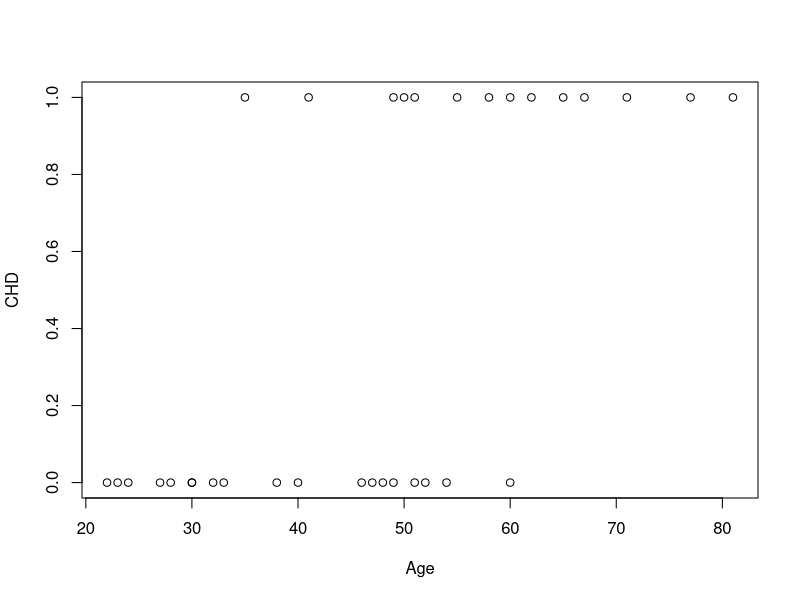
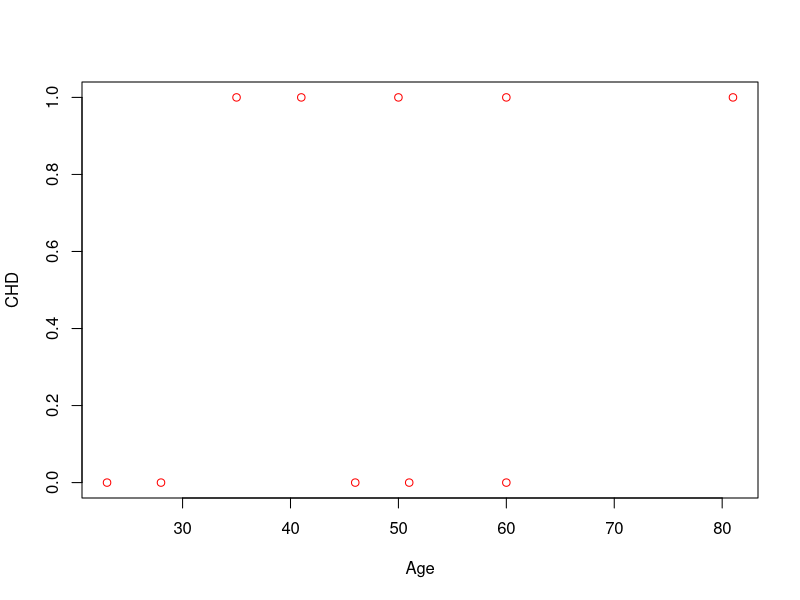
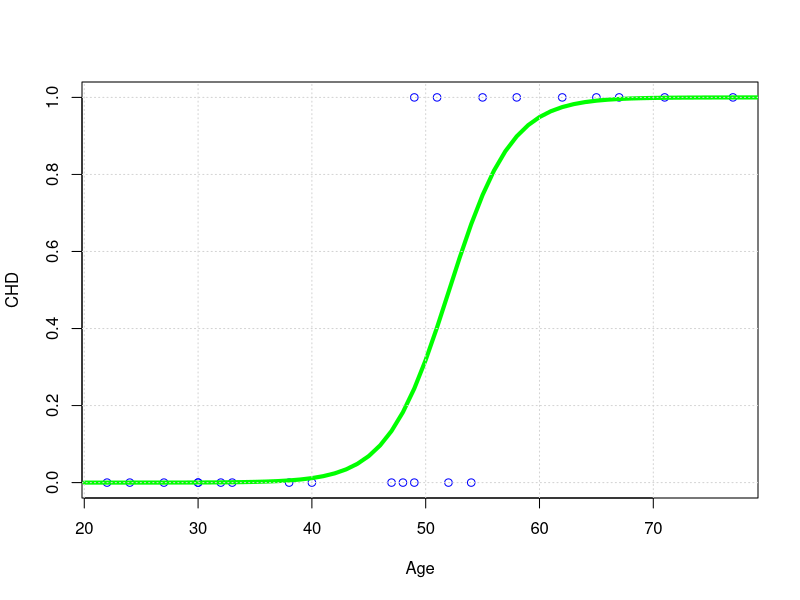

The R script that drew these images, in order:
dados <- read.csv(file="logistic_CHD_JPHL.csv", header=TRUE, sep=",")
plot(dados)

###########################
#Separa os dados em dois conjuntos, treinamento e teste
Percenttreino <- 70
sample_size <- floor((Percenttreino/100) * nrow(dados)) #numero de amostras de treinamento
set.seed(2)                    #semente para randomizar
train_index <- sample(seq_len(nrow(dados)), size = sample_size) #gera indices
treino <- dados[train_index, ] #cria sub-matriz de treinamento
teste <- dados[-train_index, ] #cria sub-matriz de teste
plot(teste,col='red') #plota dados de teste - vermelho
plot(treino, col='blue') #plota dados de treinamento - azul

###########################
modelo <- glm(CHD ~ Age,family=binomial(link='logit'),data=treino) #cria modelo 
print(summary(modelo))

teste_idades <- seq(20, 80, by=1) #gera sequencia de idades de 20 a 80

previsao <- predict(modelo, list(Age=teste_idades), type="response") #aplica modelo no conjunto de testes
lines(teste_idades, previsao, col="green", lwd = 4)
grid()

previsao <- predict(modelo, newdata = teste, type="response") #aplica modelo nos dados de teste
print(previsao) #mostra os dados previstos para o conjunto de teste
#transforma valores continuos em 0 e 1
Mat0_1 <- ifelse(previsao > 0.5, 1, 0) #aplica threshold de 0,5 para transformar continuo em categorico
teste[,"Age"] #mostra as idades do conjunto de teste
Mat0_1 #mostra dados de saida ao aplicar o modelo. os numeros acima sao as posicoes randomizadas

matriz_confusao <- table(Mat0_1, teste[,"CHD"]) #gera matriz de confusão
print(matriz_confusao)
acuracia <- sum(diag(matriz_confusao))/sum(matriz_confusao) #calcula indice de acerto
print(acuracia)


